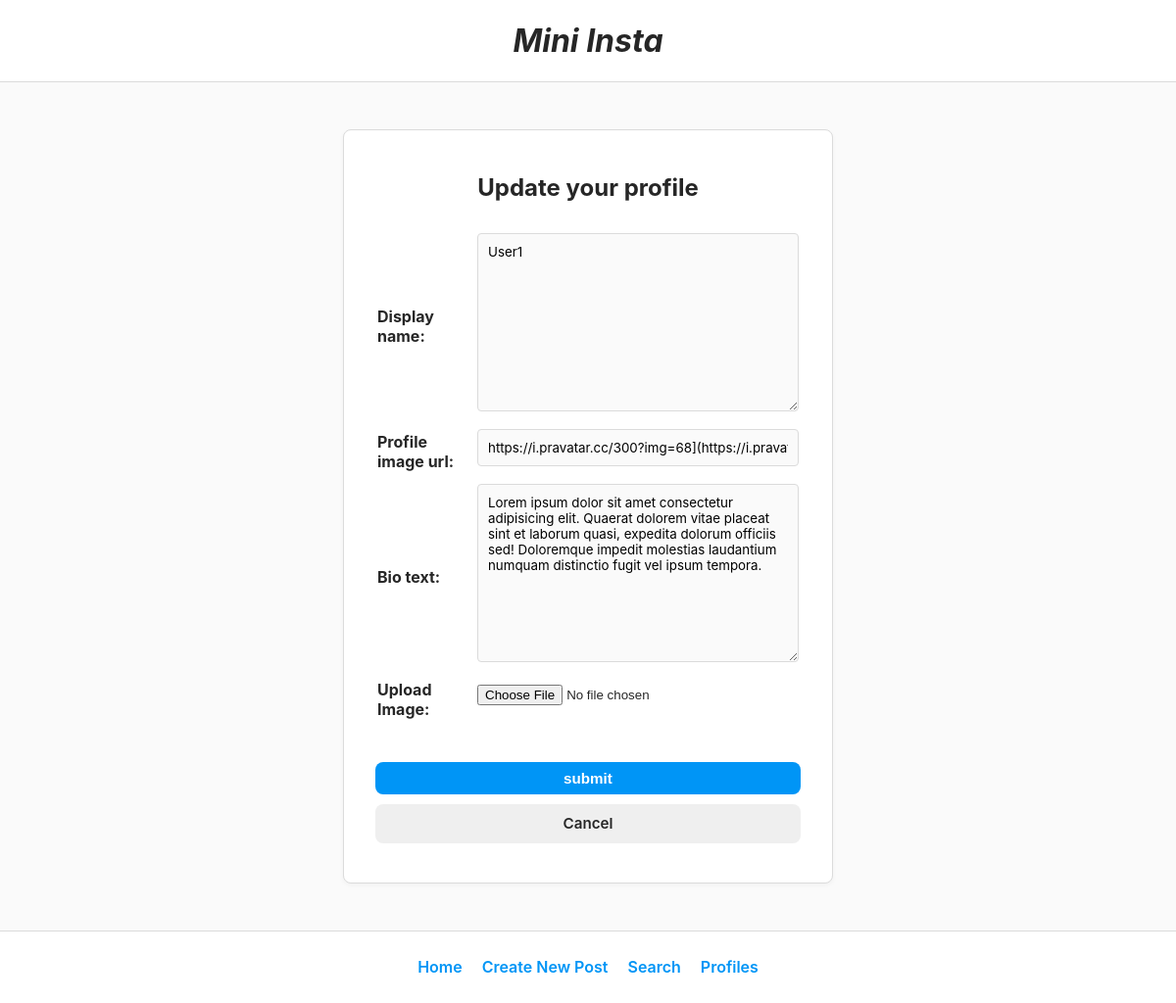
The page /mini_insta/profile/1/update on the database as committed earlier.
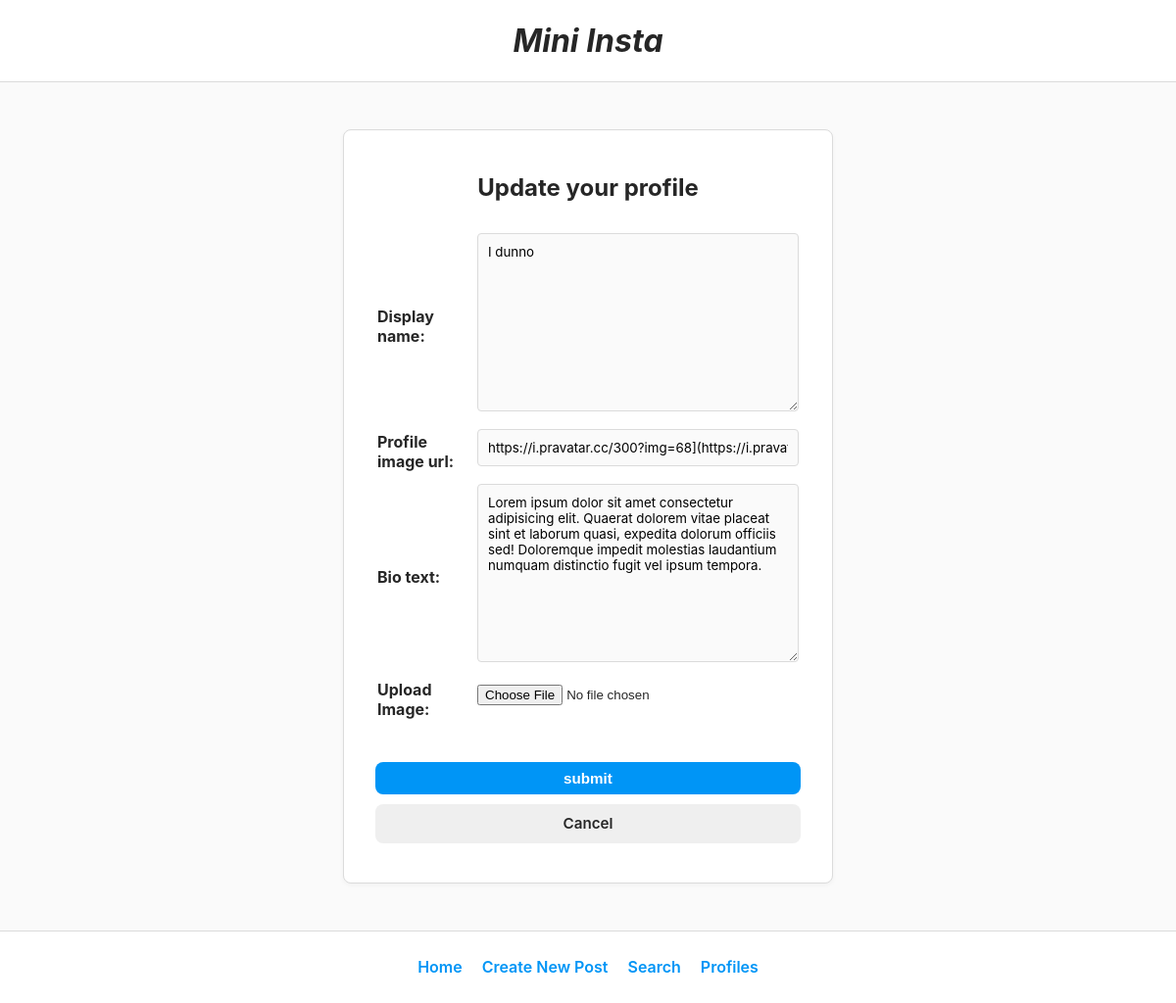
The same page on the database as committed later.
### mini_insta/models.py (models this page shows, shortened)
class Profile(models.Model):
    username = models.TextField(blank=True)
    display_name = models.TextField(blank=True)
    profile_image_url = models.URLField(blank=True)
    bio_text = models.TextField(blank=True)
    join_date = models.DateTimeField(auto_now=True)

### mini_insta/views.py (the view)
# urls.py: path('profile/<int:pk>/update', UpdateProfileView.as_view(), name="update_profile"),
class UpdateProfileView(UpdateView):
    model= Profile
    form_class= UpdateProfileForm
    template_name = 'mini_insta/update_profile_form.html'

### mini_insta/forms.py
class UpdateProfileForm(forms.ModelForm):
    class Meta:
        model = Profile
        fields = ['display_name','profile_image_url','bio_text']

### mini_insta/templates/mini_insta/update_profile_form.html (shortened to what this page needs)
{% extends 'mini_insta/base.html'%} {% block content%}
<div class="form">
  <h1>Update your profile</h1>
  <form action="{% url 'update_profile' profile.pk %}" method="POST" enctype="multipart/form-data">
    <table>
      {{form.as_table}}
      <tr>
        <th><label for="image_uploads">Upload Image:</label></th>
        <td><input type="file" name="image_uploads" id="image_uploads" attribute="multiple"></td>
      </tr>
    </table>
    <input class="btn btn-primary" type="submit" name="submit" value="submit" />
    <a class="btn btn-secondary" href="{% url 'show_profile' profile.pk %}">Cancel</a>
  </form>
</div>
{%endblock%}

Rows that differ between the two databases and show on the page:
changed Profile "https://i.pravatar.cc/300?img=68](https://i.pravatar.cc/300?img=68)": display_name "User1" → "I dunno"
